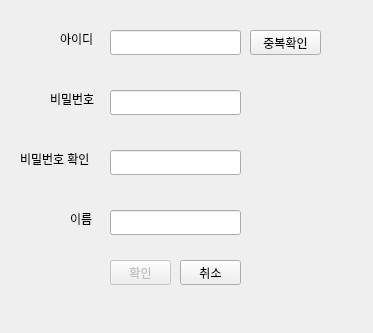
<?xml version="1.0" encoding="UTF-8"?>
<ui version="4.0">
 <class>signup</class>
 <widget class="QDialog" name="signup">
  <property name="geometry">
   <rect>
    <x>0</x>
    <y>0</y>
    <width>373</width>
    <height>333</height>
   </rect>
  </property>
  <property name="windowTitle">
   <string>회원가입</string>
  </property>
  <widget class="QLineEdit" name="signup_pw2">
   <property name="geometry">
    <rect>
     <x>110</x>
     <y>150</y>
     <width>131</width>
     <height>25</height>
    </rect>
   </property>
   <property name="echoMode">
    <enum>QLineEdit::Password</enum>
   </property>
  </widget>
  <widget class="QLineEdit" name="signup_pw">
   <property name="geometry">
    <rect>
     <x>110</x>
     <y>90</y>
     <width>131</width>
     <height>25</height>
    </rect>
   </property>
   <property name="echoMode">
    <enum>QLineEdit::Password</enum>
   </property>
  </widget>
  <widget class="QLabel" name="label">
   <property name="geometry">
    <rect>
     <x>70</x>
     <y>210</y>
     <width>31</width>
     <height>17</height>
    </rect>
   </property>
   <property name="text">
    <string>이름</string>
   </property>
  </widget>
  <widget class="QLabel" name="label_3">
   <property name="geometry">
    <rect>
     <x>50</x>
     <y>90</y>
     <width>61</width>
     <height>17</height>
    </rect>
   </property>
   <property name="text">
    <string>비밀번호</string>
   </property>
  </widget>
  <widget class="QLineEdit" name="signup_id">
   <property name="geometry">
    <rect>
     <x>110</x>
     <y>30</y>
     <width>131</width>
     <height>25</height>
    </rect>
   </property>
  </widget>
  <widget class="QLabel" name="label_2">
   <property name="geometry">
    <rect>
     <x>60</x>
     <y>30</y>
     <width>41</width>
     <height>17</height>
    </rect>
   </property>
   <property name="text">
    <string>아이디</string>
   </property>
  </widget>
  <widget class="QLabel" name="label_4">
   <property name="geometry">
    <rect>
     <x>20</x>
     <y>150</y>
     <width>91</width>
     <height>17</height>
    </rect>
   </property>
   <property name="text">
    <string>비밀번호 확인</string>
   </property>
  </widget>
  <widget class="QPushButton" name="confirm_btn">
   <property name="enabled">
    <bool>false</bool>
   </property>
   <property name="geometry">
    <rect>
     <x>110</x>
     <y>260</y>
     <width>61</width>
     <height>25</height>
    </rect>
   </property>
   <property name="text">
    <string>확인</string>
   </property>
  </widget>
  <widget class="QLineEdit" name="signup_name">
   <property name="geometry">
    <rect>
     <x>110</x>
     <y>210</y>
     <width>131</width>
     <height>25</height>
    </rect>
   </property>
  </widget>
  <widget class="QPushButton" name="back_btn">
   <property name="geometry">
    <rect>
     <x>180</x>
     <y>260</y>
     <width>61</width>
     <height>25</height>
    </rect>
   </property>
   <property name="text">
    <string>취소</string>
   </property>
  </widget>
  <widget class="QPushButton" name="idcheck_btn">
   <property name="geometry">
    <rect>
     <x>250</x>
     <y>30</y>
     <width>71</width>
     <height>25</height>
    </rect>
   </property>
   <property name="text">
    <string>중복확인</string>
   </property>
  </widget>
 </widget>
 <resources/>
 <connections/>
</ui>
